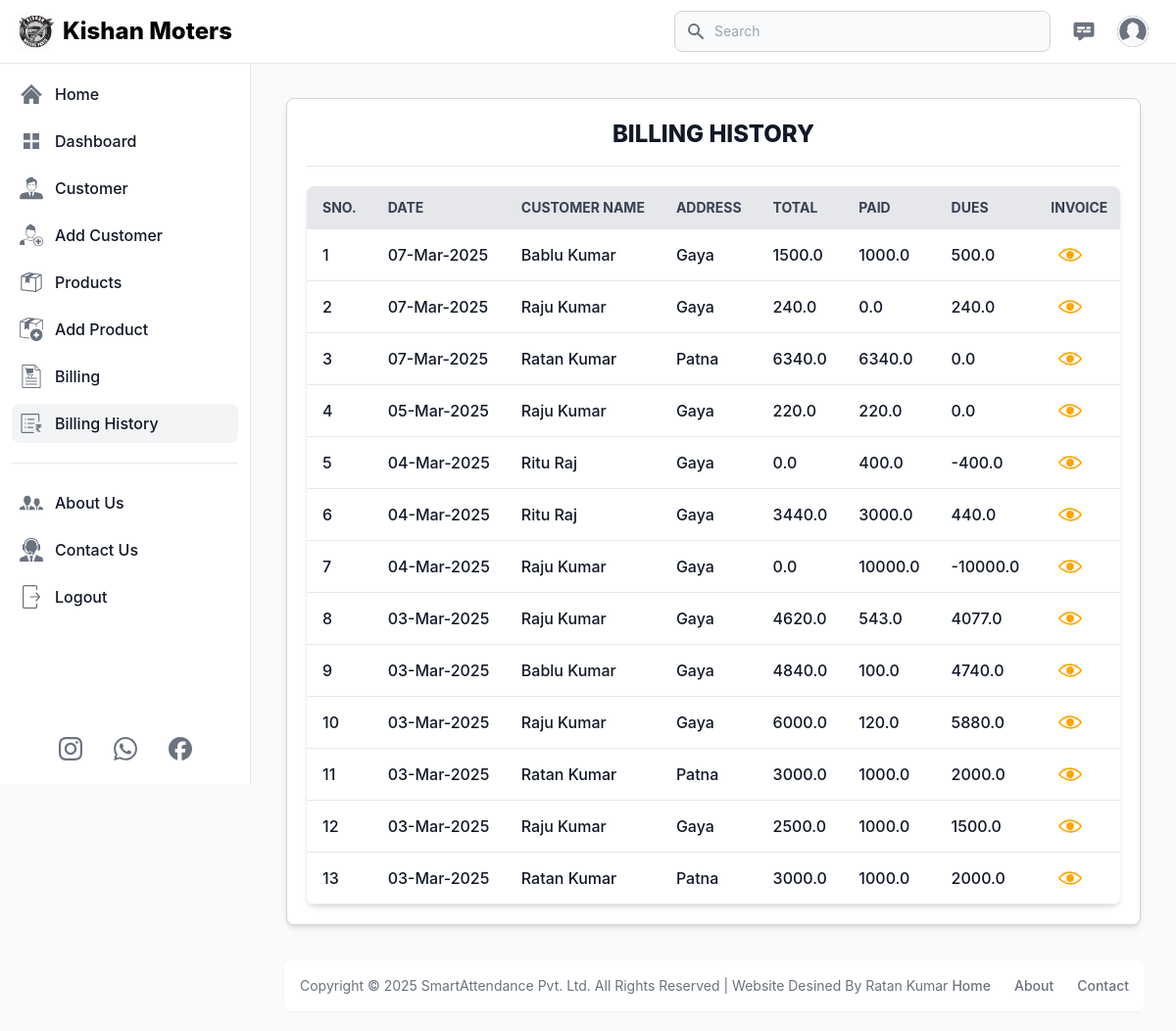
/billing_history (signed in), run on the app's committed database.
### app.py (models this page shows, shortened)
class Customer(db.Model):
    id = db.Column(db.Integer, primary_key=True)
    user_id = db.Column(db.Integer, db.ForeignKey('user.id'), nullable=False)
    customer_name = db.Column(db.String(100), nullable=False)
    customer_village = db.Column(db.String(100), nullable=False)
    customer_mob_no = db.Column(db.String(100), nullable=False)

class Billing(db.Model):
    id = db.Column(db.Integer, primary_key=True)
    customer_id = db.Column(db.Integer, db.ForeignKey('customer.id'), nullable=False)
    billing_date = db.Column(db.DateTime, default=india_time)
    total_amount = db.Column(db.Float, nullable=False)
    amount_paid = db.Column(db.Float, default=0)  # Amount the customer paid
    dues = db.Column(db.Float, default=0)  # Remaining amount to be paid
    customer = db.relationship('Customer', backref=db.backref('bills', lazy=True, cascade="all"))

### app.py (the view)
@app.route('/billing_history', methods=['GET', 'POST'])
def billing_history():
    if 'email' in session:
        user = User.query.filter_by(email=session['email']).first()
        messages = Contact_us.query.order_by(Contact_us.id.desc()).all()
        customer_billing = (
            db.session.query(Customer, Billing)
            .join(Billing, Billing.customer_id == Customer.id)
            .filter(Customer.user_id == user.id)
            .order_by(Billing.id.desc())
            .all()
        )
        return render_template('billing_history.html', title='Billing History', current_page = 'billing_history', user=user, customer_billing=customer_billing, messages=messages)
    else:
        flash('You need to login first.', 'error')
        return redirect('/login')

### templates/billing_history.html (shortened to what this page needs)
{% extends 'layout.html' %}
{% block content %}
<main class="p-4 md:ml-64 h-auto pt-20">
    <div class="p-5 m-2 md:m-5 bg-white dark:bg-gray-800 rounded-lg shadow-md border border-gray-300 dark:border-gray-700">
        <div class="flex justify-center items-center pb-4 mb-4 rounded-t border-b sm:mb-5 dark:border-gray-600">
            <h3 class="text-2xl block uppercase font-extrabold text-gray-900 dark:text-white">
                Billing History
            </h3>
        </div>
        <div class="mt-5 bg-white dark:bg-gray-800 relative shadow-md sm:rounded-lg overflow-hidden">
            <div class="overflow-x-auto">
                <table class="billing-table  w-full text-sm text-left text-gray-500 dark:text-gray-400">
                    <thead class="text-sm text-gray-700 uppercase bg-gray-200 dark:bg-gray-700 dark:text-gray-400">
                        <tr>
                            <th scope="col" class="px-4 py-3 whitespace-nowrap">SNo.</th>
                            <th scope="col" class="px-4 py-3 whitespace-nowrap">Date</th>
                            <th scope="col" class="px-4 py-3 whitespace-nowrap">Customer Name</th>
                            <th scope="col" class="px-4 py-3 whitespace-nowrap">Address</th>
                            <th scope="col" class="px-4 py-3 whitespace-nowrap">Total</th>
                            <th scope="col" class="px-4 py-3 whitespace-nowrap">Paid</th>
                            <th scope="col" class="px-4 py-3 whitespace-nowrap">Dues</th>
                            <th scope="col" class="px-4 py-3 whitespace-nowrap">Invoice</th>
                        </tr>
                    </thead>
                    <tbody>
                        {% for customer, bill in customer_billing %}
                        <tr class="border-b text-base dark:border-gray-600 hover:bg-gray-100 dark:hover:bg-gray-700">
                            <td class="px-4 py-2 font-medium text-gray-900 whitespace-nowrap dark:text-white">
                                <div class="flex items-center">
                                    {{loop.index}}
                                </div>
                            </td>
                            <td class="px-4 py-2 font-medium text-gray-900 whitespace-nowrap dark:text-white">
                                <div class="flex items-center">
                                    {{ bill.billing_date.strftime('%d-%b-%Y') }}
                                </div>
                            </td>
                            <td class="px-4 py-2 font-medium text-gray-900 whitespace-nowrap dark:text-white">
                                <div class="flex items-center">
                                    {{ customer.customer_name}}
                                </div>
                            </td>
                            <td class="px-4 py-2 font-medium text-gray-900 whitespace-nowrap dark:text-white">
                                <div class="flex items-center">
                                    {{ customer.customer_village}}
                                </div>
                            </td>
                            <td class="px-4 py-2 font-medium text-gray-900 whitespace-nowrap dark:text-white">
                                <div class="flex items-center">
                                    {{ bill.total_amount}}
                                </div>
                            </td>
                            <td class="px-4 py-2 font-medium text-gray-900 whitespace-nowrap dark:text-white">
                                <div class="flex items-center">
                                    {{ bill.amount_paid}}
                                </div>
                            </td>
                            <td class="px-4 py-2 font-medium text-gray-900 whitespace-nowrap dark:text-white">
                                <div class="flex items-center">
                                    {{ bill.dues}}
                                </div>
                            </td>
                            <td class="px-4 py-2 font-medium text-gray-900 whitespace-nowrap dark:text-white">
                                <div class="flex items-center">
                                    <div class="mr-2 p-2 hover:bg-slate-800 hover:rounded-md">
                                        <a href="{{ url_for('customer_billing_detail', custo_id=customer.id, bill_id=bill.id)}}">
                                            <button class="flex justify-center items-center">
                                            </button>
                                        </a>
                                    </div>
                                </div>
                            </td>
                        </tr>
                        {% endfor %}
                    </tbody>
                </table>
            </div>
        </div>
    </div>
</main>
{% endblock %}

### data on the page
Customer: billing_date "07-Mar-2025", customer_name "Bablu Kumar", customer_village "Gaya", total_amount "1500.0", amount_paid "1000.0", dues "500.0", billing_date "03-Mar-2025", total_amount "4840.0", amount_paid "100.0", dues "4740.0"
Customer: billing_date "07-Mar-2025", customer_name "Raju Kumar", customer_village "Gaya", total_amount "240.0", amount_paid "0.0", dues "240.0", billing_date "05-Mar-2025", total_amount "220.0", amount_paid "220.0", dues "0.0", billing_date "04-Mar-2025", total_amount "0.0", amount_paid "10000.0", dues "-10000.0", billing_date "03-Mar-2025", total_amount "4620.0", amount_paid "543.0", dues "4077.0", total_amount "6000.0", amount_paid "120.0", dues "5880.0", total_amount "2500.0", amount_paid "1000.0", dues "1500.0"
Customer: billing_date "07-Mar-2025", customer_name "Ratan Kumar", customer_village "Patna", total_amount "6340.0", amount_paid "6340.0", dues "0.0", billing_date "03-Mar-2025", total_amount "3000.0", amount_paid "1000.0", dues "2000.0"
Customer: billing_date "04-Mar-2025", customer_name "Ritu Raj", customer_village "Gaya", total_amount "0.0", amount_paid "400.0", dues "-400.0", total_amount "3440.0", amount_paid "3000.0", dues "440.0"
